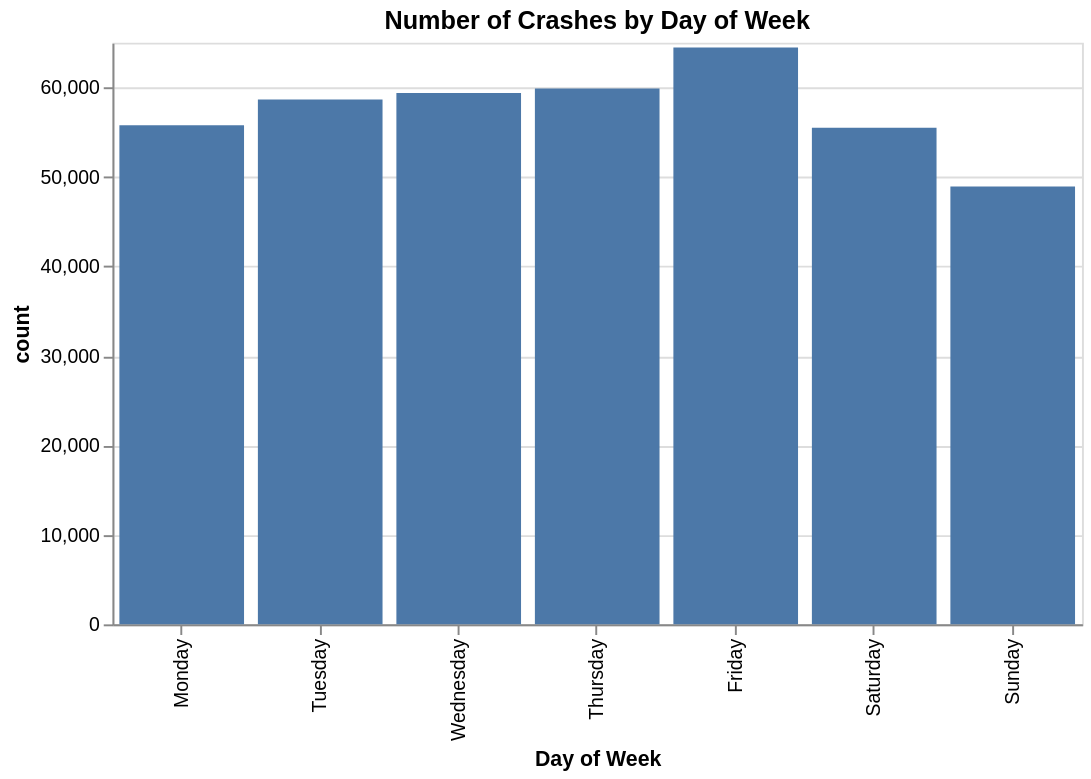
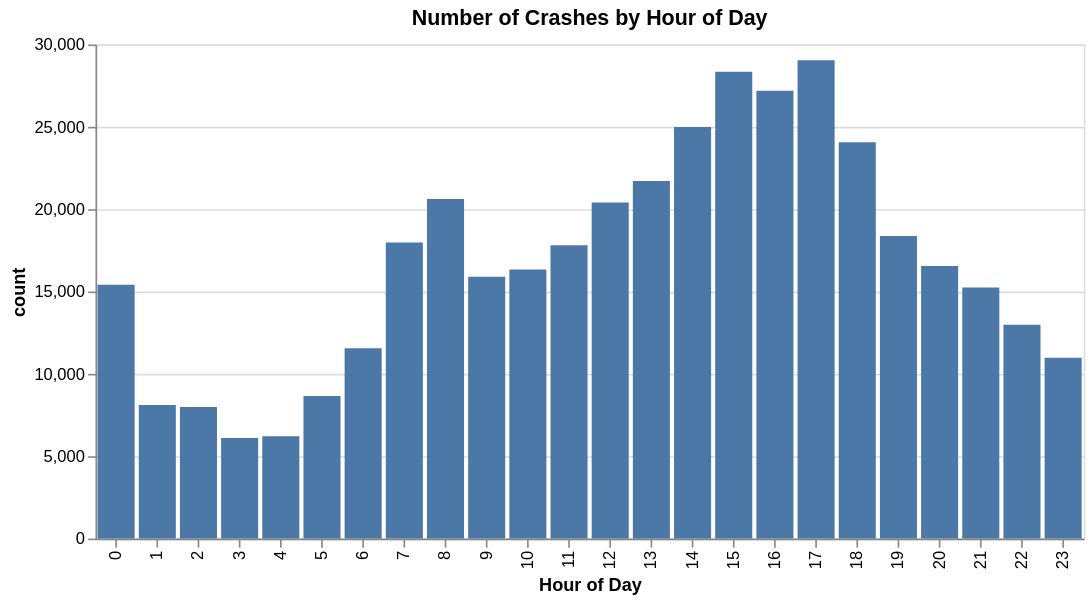
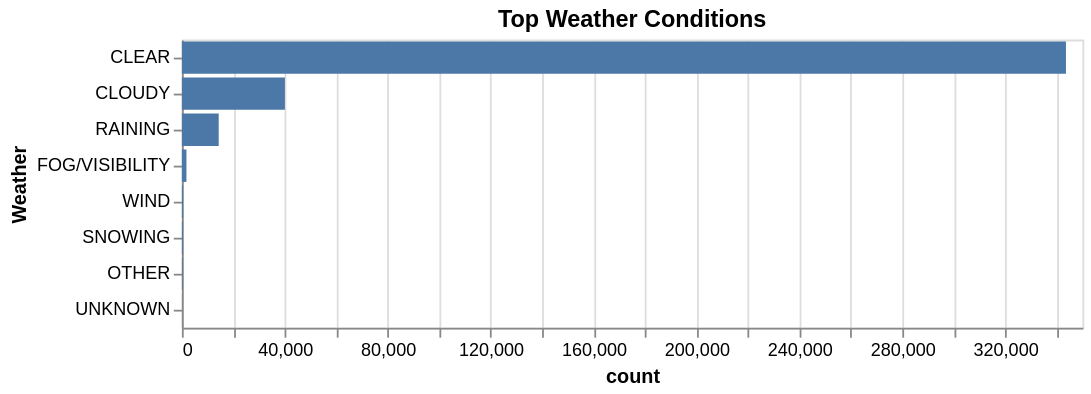
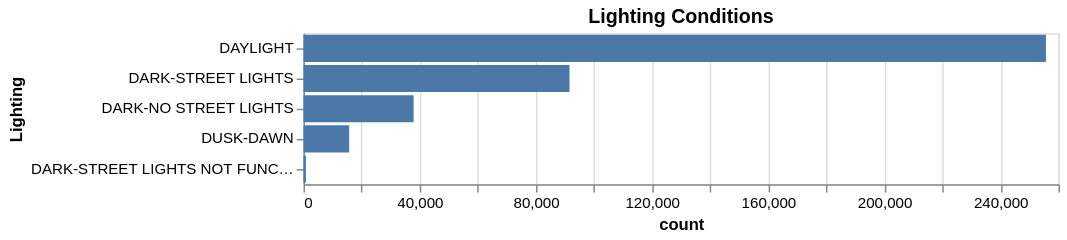

The cell these charts' notebook holds for them, in order:
### Markdown cell above
### Step 2: Exploratory Analysis and Visualization

We create a sample for visualization so Altair stays fast. All charts use pre-aggregated data.

### Code cell
day_order = ['Monday', 'Tuesday', 'Wednesday', 'Thursday', 'Friday', 'Saturday', 'Sunday']

# Chart 1 - Crashes by day of the week
day_counts = (
    df.dropna(subset=['Day Of Week'])
          .groupby('Day Of Week')
          .size()
          .reset_index(name='count')
)

display(
    Chart(day_counts).mark_bar().encode(
        x=X('Day Of Week', sort=day_order, title='Day of Week'),
        y='count'
    ).properties(title='Number of Crashes by Day of Week', width=500)
)

# Chart 2 - Crashes by hour of the day
hour_counts = (
    df.dropna(subset=['Hour'])
          .groupby('Hour')
          .size()
          .reset_index(name='count')
)

display(
    Chart(hour_counts).mark_bar().encode(
        x=X('Hour:O', title='Hour of Day'),
        y='count'
    ).properties(title='Number of Crashes by Hour of Day', width=600)
)

# Chart 3 - Top weather conditions
top_weather = df['Weather 1'].value_counts().head(8).index
weather_counts = (
    df[df['Weather 1'].isin(top_weather)]
          .groupby('Weather 1')
          .size()
          .reset_index(name='count')
)

display(
    Chart(weather_counts).mark_bar().encode(
        x='count',
        y=Y('Weather 1', sort='-x', title='Weather')
    ).properties(title='Top Weather Conditions', width=500)
)

# Chart 4 - Lighting conditions
lighting_counts = (
    df.dropna(subset=['LightingDescription'])
          .groupby('LightingDescription')
          .size()
          .reset_index(name='count')
)

display(
    Chart(lighting_counts).mark_bar().encode(
        x='count',
        y=Y('LightingDescription', sort='-x', title='Lighting')
    ).properties(title='Lighting Conditions', width=500)
)

### Figure 1 — Vega-Lite specification as saved in the notebook (floating-point values rounded to 4 significant figures)
{"config": {"view": {"continuousWidth": 300, "continuousHeight": 300}}, "data": {"name": "data-d363f3ac087659b79b0cdfa5a224ba99"}, "mark": {"type": "bar"}, "encoding": {"x": {"field": "Day Of Week", "sort": ["Monday", "Tuesday", "Wednesday", "Thursday", "Friday", "Saturday", "Sunday"], "title": "Day of Week", "type": "nominal"}, "y": {"field": "count", "type": "quantitative"}}, "title": "Number of Crashes by Day of Week", "width": 500, "$schema": "https://vega.github.io/schema/vega-lite/v6.1.0.json", "datasets": {"data-d363f3ac087659b79b0cdfa5a224ba99": [{"Day Of Week": "Friday", "count": 64469}, {"Day Of Week": "Monday", "count": 55760}, {"Day Of Week": "Saturday", "count": 55494}, {"Day Of Week": "Sunday", "count": 48919}, {"Day Of Week": "Thursday", "count": 59877}, {"Day Of Week": "Tuesday", "count": 58636}, {"Day Of Week": "Wednesday", "count": 59386}]}}

### Figure 2 — Vega-Lite specification as saved in the notebook (floating-point values rounded to 4 significant figures)
{"config": {"view": {"continuousWidth": 300, "continuousHeight": 300}}, "data": {"name": "data-b613f3b4a8c33fc7d85d12acdaa99306"}, "mark": {"type": "bar"}, "encoding": {"x": {"field": "Hour", "title": "Hour of Day", "type": "ordinal"}, "y": {"field": "count", "type": "quantitative"}}, "title": "Number of Crashes by Hour of Day", "width": 600, "$schema": "https://vega.github.io/schema/vega-lite/v6.1.0.json", "datasets": {"data-b613f3b4a8c33fc7d85d12acdaa99306": [{"Hour": 0, "count": 15415}, {"Hour": 1, "count": 8109}, {"Hour": 2, "count": 7994}, {"Hour": 3, "count": 6107}, {"Hour": 4, "count": 6206}, {"Hour": 5, "count": 8661}, {"Hour": 6, "count": 11552}, {"Hour": 7, "count": 17974}, {"Hour": 8, "count": 20623}, {"Hour": 9, "count": 15895}, {"Hour": 10, "count": 16330}, {"Hour": 11, "count": 17805}, {"Hour": 12, "count": 20411}, {"Hour": 13, "count": 21712}, {"Hour": 14, "count": 24985}, {"Hour": 15, "count": 28347}, {"Hour": 16, "count": 27190}, {"Hour": 17, "count": 29037}, {"Hour": 18, "count": 24066}, {"Hour": 19, "count": 18371}, {"Hour": 20, "count": 16545}, {"Hour": 21, "count": 15249}, {"Hour": 22, "count": 12979}, {"Hour": 23, "count": 10978}]}}

### Figure 3 — Vega-Lite specification as saved in the notebook (floating-point values rounded to 4 significant figures)
{"config": {"view": {"continuousWidth": 300, "continuousHeight": 300}}, "data": {"name": "data-d97a55b6c5a4ceb15aa04c04bcb32f41"}, "mark": {"type": "bar"}, "encoding": {"x": {"field": "count", "type": "quantitative"}, "y": {"field": "Weather 1", "sort": "-x", "title": "Weather", "type": "nominal"}}, "title": "Top Weather Conditions", "width": 500, "$schema": "https://vega.github.io/schema/vega-lite/v6.1.0.json", "datasets": {"data-d97a55b6c5a4ceb15aa04c04bcb32f41": [{"Weather 1": "CLEAR", "count": 343608}, {"Weather 1": "CLOUDY", "count": 40041}, {"Weather 1": "FOG/VISIBILITY", "count": 1762}, {"Weather 1": "OTHER", "count": 316}, {"Weather 1": "RAINING", "count": 14310}, {"Weather 1": "SNOWING", "count": 424}, {"Weather 1": "UNKNOWN", "count": 31}, {"Weather 1": "WIND", "count": 444}]}}

### Figure 4 — Vega-Lite specification as saved in the notebook (floating-point values rounded to 4 significant figures)
{"config": {"view": {"continuousWidth": 300, "continuousHeight": 300}}, "data": {"name": "data-7eec86e2f4342fa930fdfce422290adb"}, "mark": {"type": "bar"}, "encoding": {"x": {"field": "count", "type": "quantitative"}, "y": {"field": "LightingDescription", "sort": "-x", "title": "Lighting", "type": "nominal"}}, "title": "Lighting Conditions", "width": 500, "$schema": "https://vega.github.io/schema/vega-lite/v6.1.0.json", "datasets": {"data-7eec86e2f4342fa930fdfce422290adb": [{"LightingDescription": "DARK-NO STREET LIGHTS", "count": 37907}, {"LightingDescription": "DARK-STREET LIGHTS", "count": 91597}, {"LightingDescription": "DARK-STREET LIGHTS NOT FUNCTIONING*", "count": 830}, {"LightingDescription": "DAYLIGHT", "count": 255666}, {"LightingDescription": "DUSK-DAWN", "count": 15719}]}}
